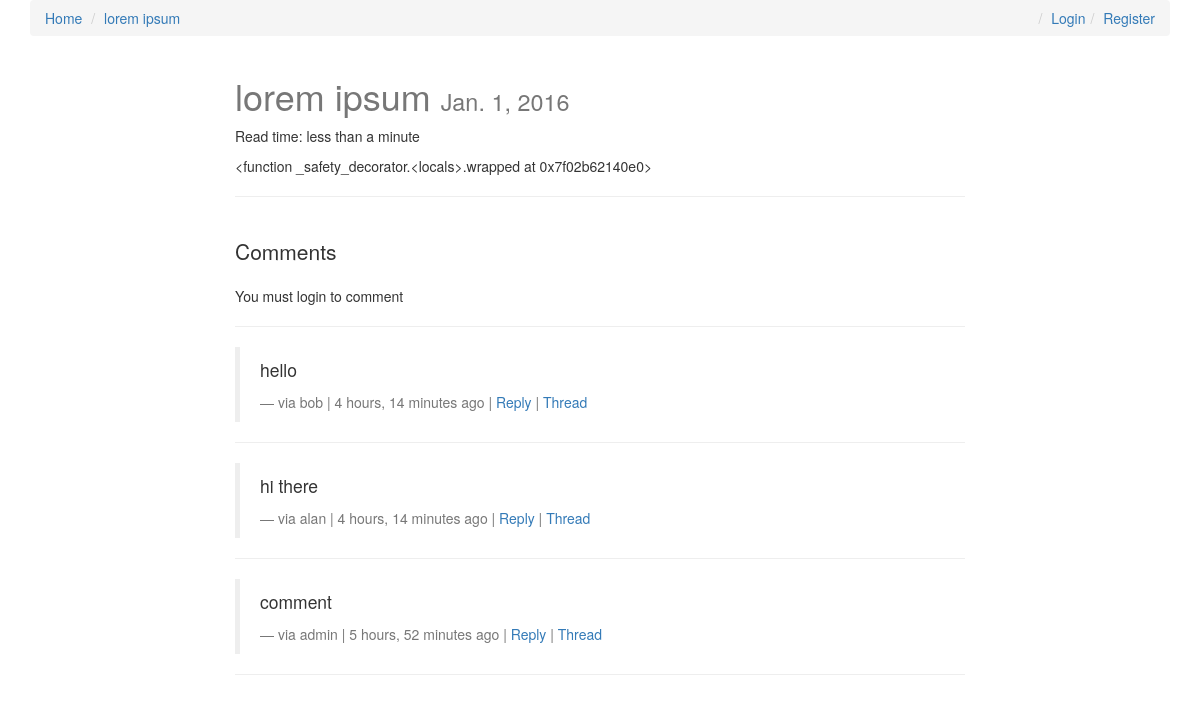
/lorem-ipsum-2/, run on the app's committed database.
### posts/models.py (models this page shows, shortened)
class Post(models.Model):
    user = models.ForeignKey(settings.AUTH_USER_MODEL, default=1)
    title = models.CharField(max_length=120)
    slug = models.SlugField(unique=True)
    image = models.ImageField(upload_to=upload_location,
            null=True,
            blank=True,
            height_field="height_field",
            width_field="width_field")
    height_field = models.IntegerField(default=0)
    width_field = models.IntegerField(default=0)
    content = models.TextField()
    draft = models.BooleanField(default=False)
    published = models.DateField(auto_now=False, auto_now_add=False)
    read_time = models.IntegerField(default=0) #models.TimeField(null=True, blank=True) #assume minutes
    updated = models.DateTimeField(auto_now=True, auto_now_add=False)
    timestamp = models.DateTimeField(auto_now=False, auto_now_add=True)
    objects = PostManager()
    def get_absolute_url(self):
        return reverse("posts:detail", kwargs={"slug": self.slug})
    class Meta:
        ordering = ["-timestamp", "-updated"]
    def get_markdown(self):
        content = self.content
        markdown_text = markdown(content)
        return mark_safe(markdown_text)
    @property
    def comments(self):
        instance = self
        qs = Comment.objects.filter_by_instance(instance)
        return qs
    @property
    def get_content_type(self):
        instance = self
        content_type = ContentType.objects.get_for_model(instance.__class__)
        return content_type

### comments/models.py (models this page shows, shortened)
class Comment(models.Model):
    user = models.ForeignKey(settings.AUTH_USER_MODEL, default=1)
    content_type = models.ForeignKey(ContentType, on_delete=models.CASCADE)
    object_id = models.PositiveIntegerField()
    content_object = GenericForeignKey('content_type', 'object_id')
    parent = models.ForeignKey("self", null=True, blank=True)
    content = models.TextField()
    timestamp = models.DateTimeField(auto_now_add=True)
    objects = CommentManager()
    class Meta:
        ordering = ['-timestamp']
    def get_absolute_url(self):
        return reverse("comments:thread", kwargs={"id": self.id})
    def children(self): #replies
        return Comment.objects.filter(parent=self)

### posts/views.py (the view, shortened to what this page needs)
# urls.py: url(r'^(?P<slug>[\w-]+)/$', views.post_detail, name='detail'),
def post_detail(request, slug=None): #retrieve
    instance = get_object_or_404(Post, slug=slug)
    if instance.published > timezone.now().date() or instance.draft:
        if not request.user.is_staff or not request.user.is_superuser:
            raise Http404
    share_string = quote_plus(instance.content)
    print(get_read_time(instance.get_markdown()))
    initial_data = {
        "content_type": instance.get_content_type,
        "object_id": instance.id
    }
    form = CommentForm(request.POST or None, initial=initial_data)
    comments = instance.comments
    context = {
        "instance": instance,
        "title": instance.title,
        "share_string": share_string,
        "comments": comments,
        "comment_form": form,
    }
    return render(request, "post_detail.html", context)

### comments/models.py (called while the page is built)
    def filter_by_instance(self, instance):
        content_type = ContentType.objects.get_for_model(instance.__class__)
        obj_id = instance.id
        qs = super(CommentManager, self).filter(content_type=content_type, object_id=obj_id).filter(parent=None)
        return qs

### posts/utils.py (called while the page is built)
def count_words(html_string):
    word_string = strip_tags(html_string)
    matching_words = re.findall(r'\w+', word_string)
    count = len(matching_words)
    return count

def get_read_time(html_string):
    count = count_words(html_string)
    read_time_min = math.ceil(count/200.0) # assuming 200wpm reading
    read_time_min = int(read_time_min)
    return read_time_min

### templates/post_detail.html (shortened to what this page needs)
{% extends "base.html" %}
{% load urlify %}
{% load crispy_forms_tags %}
{% block post_detail_link %}
<li><a href="{{ instance.get_absolute_url }}">{{ instance.title }}</a></li>
{% endblock %}
{% block content %}
<div class='col-sm-8 col-sm-offset-2'>
	<h1>{{ title }} <small>{% if instance.draft %}<span style='color:red;'>Draft</span>{% endif %} {{ instance.published }}</small> </h1>
	<p>
		Read time: {% if instance.read_time <= 1 %} less than a minute
		{% else %} {{ instance.read_time }} minutes
		{% endif %}
	</p>
	<div class='row'>
		<div class='col-sm-12'>
			<div class='post-detail-item'>
				{{ instance.get_markdown }}
			</div>
			<hr />
			<br />
			<div>
				<p class='lead'>Comments</p>
				{% if request.user.is_authenticated %}
				<form method="POST" action="."> {% csrf_token %}
					{{ comment_form|crispy }}
					<input type="submit" value="Post Comment" class='btn btn-default'>
				</form>
				{% else %}
				<p>You must login to comment</p>
				{% endif %}
				<hr />
				{% for comment in comments %}
				<blockquote>
					<p>{{ comment.content }}</p>
					<footer>via {{ comment.user }} | {{ comment.timestamp|timesince }} ago | {% if comment.children.count > 0 %}{{ comment.children.count }} Comment{% if comment.children.count > 1 %}s {% endif %} | {% endif %}
						<a class="comment-reply-btn" href="#">Reply</a> |
						<a href="{{ comment.get_absolute_url }}">Thread</a>
					</footer>
				</blockquote>
				<hr />
				{% endfor %}
			</div>
		</div>
	</div>
</div>
	{% endblock content %}

### templates/base.html (shortened to what this page needs)
{% load staticfiles %}
<!DOCTYPE html>
<html lang="en">
<head>
	<link rel="stylesheet" href="https://maxcdn.bootstrapcdn.com/bootstrap/3.3.7/css/bootstrap.min.css">
	<link rel="stylesheet" href="https://maxcdn.bootstrapcdn.com/bootstrap/3.3.7/css/bootstrap-theme.min.css">
	<link rel="stylesheet" href="https://maxcdn.bootstrapcdn.com/font-awesome/4.7.0/css/font-awesome.min.css" />
	<link rel="stylesheet" href='{% static "/css/base.css" %}' />
</head>
<body>
	<div class='container'>
		<ol class='breadcrumb'>
			<li><a href="{% url 'posts:list' %}">Home</a></li>
			{% block post_detail_link %}
			{% endblock %}
			{% if not request.user.is_authenticated %}
 			<li class='pull-right'><a href="{% url 'register' %}">Register</a></li>
			<li class='pull-right'><a href="{% url 'login' %}">Login</a></li>
			{% else %}
			<li class='pull-right'><a href="{% url 'logout' %}">Logout</a></li>
			{% endif %}
		</ol>
		{% block content %}{% endblock content %}
	</div>
</body>
</html>

### static/css/base.css (style rules this page uses)
h1 { color: #777; }

### data on the page
Post: title "lorem ipsum", published "Jan. 1, 2016", get_markdown "<function _safety_decorator.<locals>.wrapped at 0x7f02b62140e0>"
Comment: content "hello", user "bob", timestamp "4 hours, 14 minutes"
Comment: content "hi there", user "alan", timestamp "4 hours, 14 minutes"
Comment: content "comment", user "admin", timestamp "5 hours, 52 minutes"
